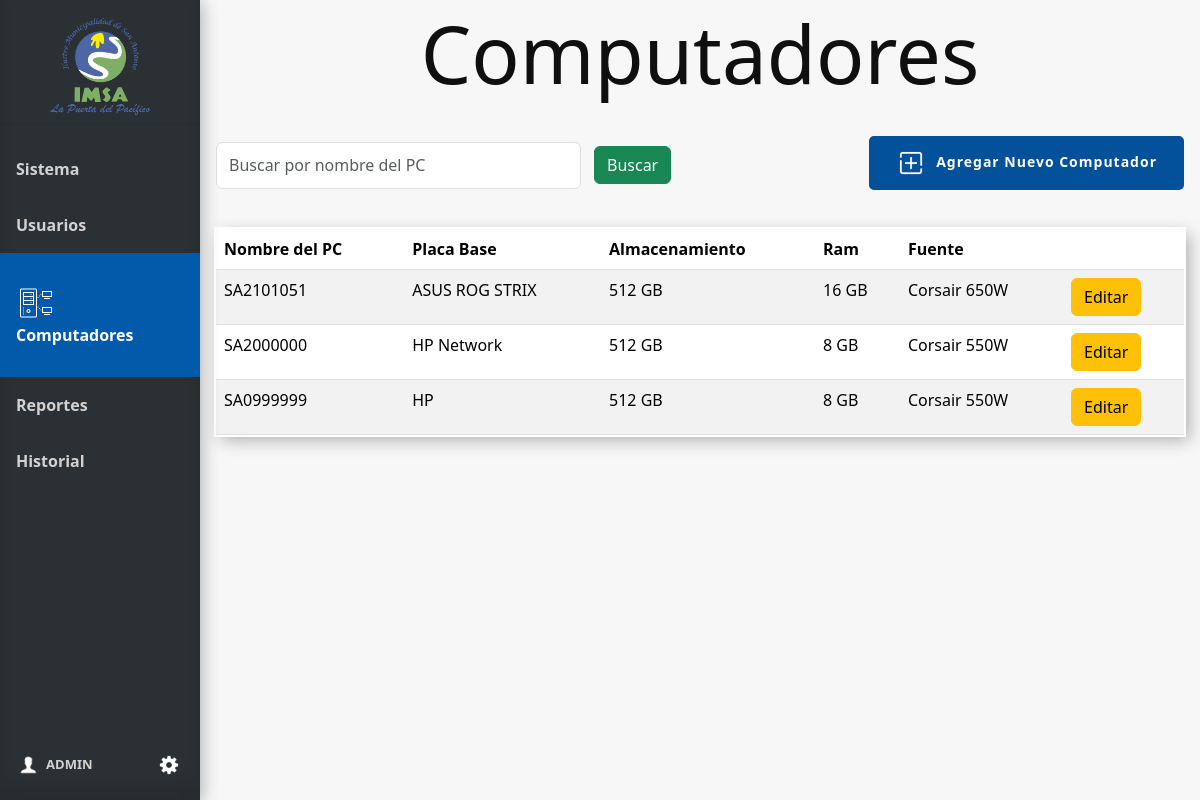
The page /computadores (signed in) on the database as committed earlier.
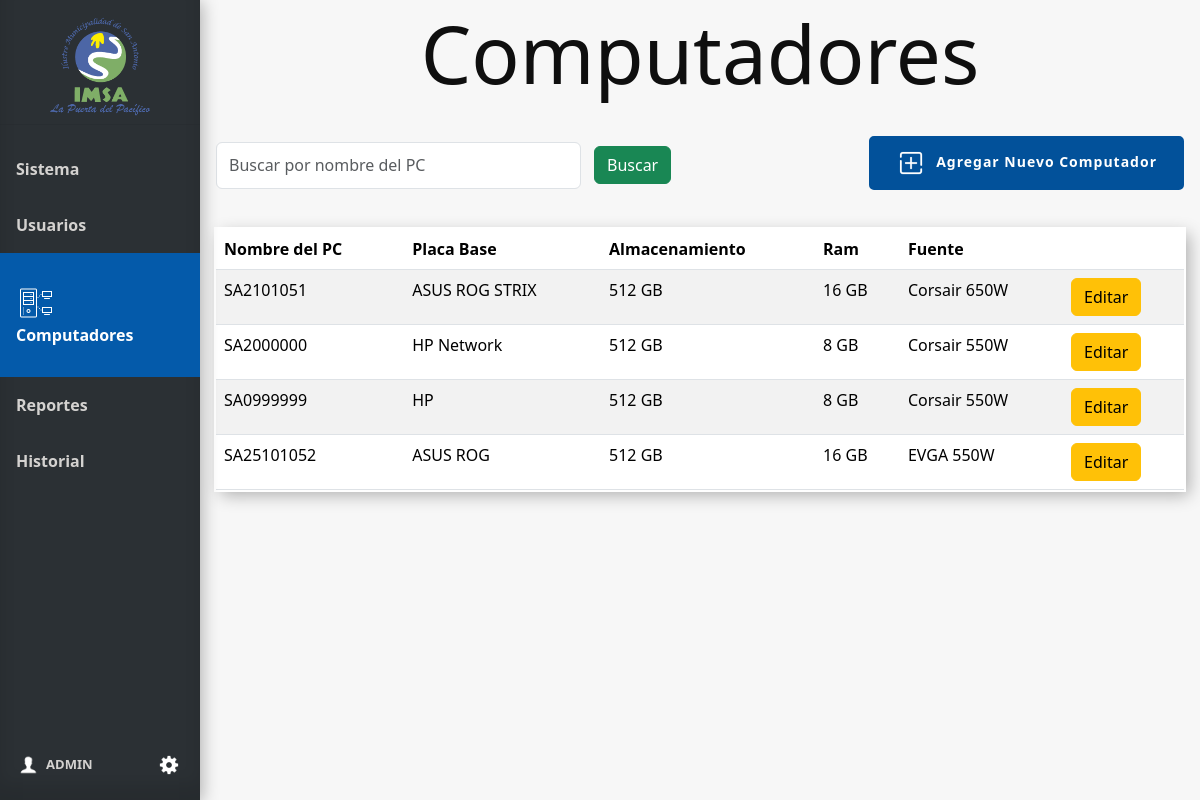
The same page on the database as committed later.
### tables this page shows
CREATE TABLE Pc (
    Id_pc INTEGER PRIMARY KEY AUTOINCREMENT,
    Nombre_pc VARCHAR(100),
    Placa VARCHAR(50),
    Almacenamiento INTEGER,  -- en GB
    Ram INTEGER,    -- en GB
    Fuente VARCHAR(100)
);

### app.py (the view)
@app.route('/computadores', methods=['GET'])
@login_required
def computadores():
    conn = get_db_connection()
    search_query = request.args.get('search', '')
    query = "SELECT * FROM Pc Where 1 = 1"
    params = []
    if search_query:
        query += ' AND Pc.Nombre_pc LIKE ?'
        params.extend(['%' + search_query + '%'])
    filtro_pcs = conn.execute(query, params).fetchall()
    conn.close()
    return render_template('computadores.html', filtro_pcs=filtro_pcs,  user=current_user)

### app.py (called while the page is built)
@login_manager.user_loader
def load_user(user_id):
    return Usuario.get_by_id(user_id)

def get_db_connection():
    conn = sqlite3.connect('database.db')
    conn.row_factory = sqlite3.Row
    return conn

### model.py (called while the page is built)
def get_db_connection():
    conn = sqlite3.connect('database.db')
    conn.row_factory = sqlite3.Row
    return conn

    @staticmethod
    def get_by_id(id_usuario):
        conn = get_db_connection()
        user_data = conn.execute('SELECT * FROM Usuario WHERE Id_usuario = ?', (id_usuario,)).fetchone()
        conn.close()
        if user_data:
            return Usuario(user_data['Id_usuario'], user_data['Nombre_user'], user_data['Email'], user_data['psw'])
        return None

### templates/computadores.html (shortened to what this page needs)
{% extends 'base.html' %}
{% block head %}
<link rel="stylesheet" href="{{ url_for('static', filename='css/style_computadores.css') }}">
{% endblock %}
{% block content %}
<h1 class="block-effect" style="--td:0.3s">
    <div class="block-reveal" style="--bc: #2b3034; --d: 0.5s">Computadores</div>
</h1>
<div class="head">
    <div class="filtros">
        <form method="get" action="{{ url_for('computadores') }}" id="filtro-form">
            <div class="filtro">
                <input class="form-control me-2" type="search" name="search" placeholder="Buscar por nombre del PC"
                    aria-label="Search" value="{{ request.args.get('search', '') }}">
                <button class="btn btn-success" type="submit">Buscar</button>
            </div>
        </form>
    </div>
    <div class="Botones_Computador">
        <button class="button_slide slide_left" data-bs-toggle="modal" data-bs-target="#ModalAgregarComputador"><img id="agregar" src="{{ url_for('static', filename='img/icon-agregar.png') }}" alt="icon-agregar" width="30px"><b>Agregar Nuevo
            Computador</b></button>
    </div>
</div>
{% if filtro_pcs %}
<table class="table table-striped mt-3">
    <thead>
        <tr>
            <th>Nombre del PC</th>
            <th class="responsive" >Placa Base</th>
            <th class="responsive">Almacenamiento</th>
            <th class="responsive">Ram</th>
            <th class="responsive">Fuente</th>
            <th class="responsive"></th>
        </tr>
    </thead>
    <tbody>
        {% for row in filtro_pcs %}
        <tr>
            <td>{{ row['Nombre_pc'] }}</td>
            <td class="responsive">{{ row['Placa'] }}</td>
            <td class="responsive">{{ row['Almacenamiento'] }} GB</td>
            <td class="responsive">{{ row['Ram'] }} GB</td>
            <td class="responsive">{{ row['Fuente'] }}</td>
            <td >
                <a href="{{ url_for('editar_computador', id_pc=row['Id_pc']) }}" class="btn btn-warning">Editar</a>
            </td>
        </tr>
        {% endfor %}
    </tbody>
</table>
{% else %}
<tr>
    <div class="alert alert-danger" role="alert">
        No existen registros.
    </div>
</tr>
{% endif %}
{% endblock %}

Rows that differ between the two databases and show on the page:
added Pc: Nombre_pc "SA25101052", Placa "ASUS ROG", Almacenamiento "512", Ram "16", Fuente "EVGA 550W"
